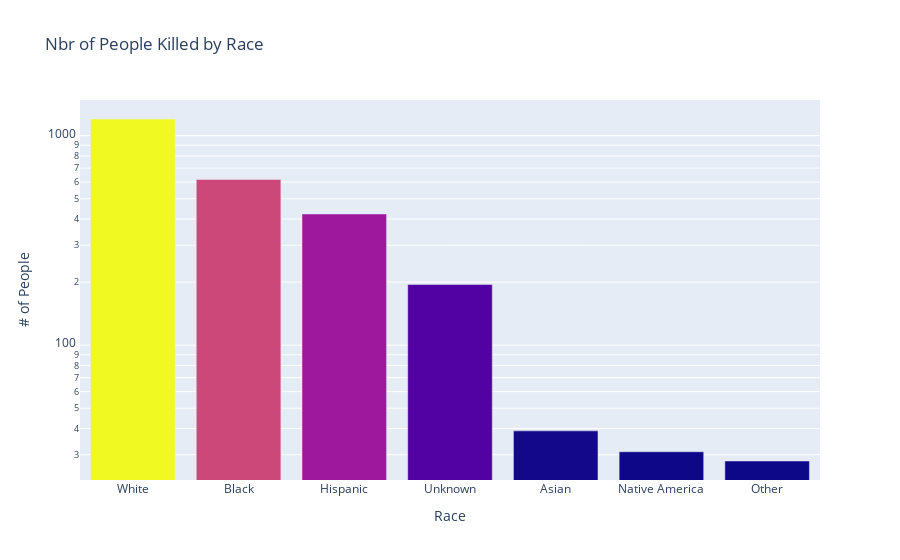

Write notebook code for a chart like this one.
### Code cell
bar_race = px.bar(df_killrace, 
                 x=df_killrace.index, 
                 y=df_killrace.values, 
                 color=df_killrace.values,
                 color_continuous_scale='plasma',
                 height=500,
                 title='Nbr of People Killed by Race')
bar_race.update_layout(xaxis_title='Race', 
                     yaxis_title='# of People', 
                     coloraxis_showscale=False,
                     yaxis=dict(type='log')
                     )
                    
bar_race.show()

### Figure 1 — Plotly figure (JSON) as saved in the notebook; plotly's stock layout.template omitted (floating-point values rounded to 4 significant figures)
{"data": [{"alignmentgroup": "True", "hovertemplate": "race_full=%{x}<br>y=%{y}<br>color=%{marker.color}<extra></extra>", "legendgroup": "", "marker": {"color": [1201, 618, 423, 195, 39, 31, 28], "coloraxis": "coloraxis", "pattern": {"shape": ""}}, "name": "", "offsetgroup": "", "orientation": "v", "showlegend": false, "textposition": "auto", "type": "bar", "x": ["White", "Black", "Hispanic", "Unknown", "Asian", "Native America", "Other"], "xaxis": "x", "y": [1201, 618, 423, 195, 39, 31, 28], "yaxis": "y"}], "layout": {"autosize": true, "barmode": "relative", "coloraxis": {"colorbar": {"title": {"text": "color"}}, "colorscale": [[0, "#0d0887"], [0.1111, "#46039f"], [0.2222, "#7201a8"], [0.3333, "#9c179e"], [0.4444, "#bd3786"], [0.5556, "#d8576b"], [0.6667, "#ed7953"], [0.7778, "#fb9f3a"], [0.8889, "#fdca26"], [1, "#f0f921"]], "showscale": false}, "legend": {"tracegroupgap": 0}, "title": {"text": "Nbr of People Killed by Race"}, "xaxis": {"anchor": "y", "autorange": true, "domain": [0, 1], "range": [-0.5, 6.5], "title": {"text": "Race"}, "type": "category"}, "yaxis": {"anchor": "x", "autorange": true, "domain": [0, 1], "range": [1.356, 3.17], "title": {"text": "# of People"}, "type": "log"}}}
